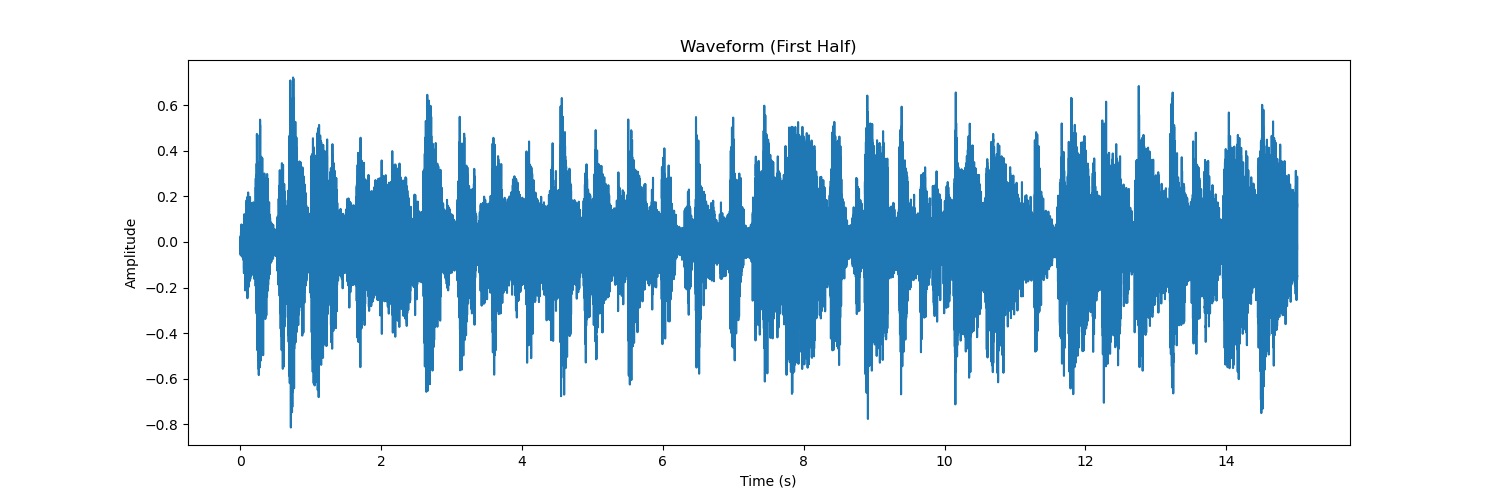
#> input picture src/edited_example.png, 1500 x 500 px, given in place of video.mp4, which was not available
$ python main1.py
#> lines starting #> are read from the running program, lines starting #| are printed output that depends on the picture; pictures that were not available may be replaced by others from this repository, and a replacement may not be noted
# =================================================================
# 1. 라이브러리 설치 및 설정
# =================================================================

# 필요한 라이브러리 설치
# pip install opencv-python numpy
# cd data_video
import cv2
import numpy as np
import os
import glob
import math # math.gcd 함수를 사용하여 비율을 계산할 때 사용 가능 (선택 사항)

# --- 사용자 설정 영역 ---
INPUT_VIDEO_PATH = '/Users/heoyeonbeom/Documents/GitHub/practice/video/data_video/video.mp4'         # 처리할 원본 동영상 파일 경로
PROCESSED_DIR = 'standardized_frames_16x9'    # 표준화된 프레임을 저장할 디렉토리명
TARGET_ASPECT_RATIO = (16, 9)                   # 목표 비율
TARGET_SIZE = (320, 180)                        # 16:9 비율을 유지하는 크기 (320 / 16 = 20, 180 / 9 = 20)
SEQUENCE_LENGTH = 30                        # 모델 입력으로 사용할 연속된 프레임의 개수
FRAME_INTERVAL = 5                          # 5 프레임마다 하나씩 추출 (샘플링)
# --- 표준화 설정 ---
CLIP_LIMIT = 2.0                            # CLAHE 대비 제한 값
TILE_GRID_SIZE = (8, 8)                     # CLAHE 처리 영역 크기
# -------------------------


# =================================================================
# 2. 영상 표준화, 프레임 추출, 저장
# =================================================================

def standardize_and_extract_frames(video_path, output_dir, target_size, interval, clip_limit, tile_grid_size):
    """
    동영상을 읽어 해상도(16:9), 밝기/대비, 색감 표준화하여 프레임을 저장
    """
#> called with output_dir = 'standardized_frames_16x9', target_size = (320, 180), interval = 5, clip_limit = 2, tile_grid_size = (8, 8)
    cap = cv2.VideoCapture(video_path)
    if not cap.isOpened():
        print(f"Error: Could not open video file {video_path}")
        return 0

    os.makedirs(output_dir, exist_ok=True)
    frame_num = 0
    saved_count = 0

    # CLAHE 객체 생성 (밝기/대비 균일화 도구)
    clahe = cv2.createCLAHE(clipLimit=clip_limit, tileGridSize=tile_grid_size)

    print("--- 1단계: 영상 표준화 및 프레임 추출 시작 (16:9 비율 적용) ---")

    while cap.isOpened():
        ret, frame = cap.read()
#> frame is the input picture: shape (500, 1500, 3); mean B, G, R 237.1, 224, 205
        if not ret: break

        if frame_num % interval == 0:

            # 1. 해상도 맞추기 (크기 조정 Resizing)
            # 프레임을 TARGET_SIZE (320x180)으로 조정합니다.
            resized_frame = cv2.resize(frame, target_size, interpolation=cv2.INTER_AREA)
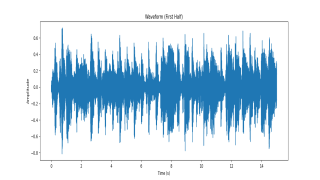
#> resized_frame: shape (180, 320, 3); mean B, G, R 237.1, 224, 205

            # 2. 밝기 및 대비 균일화 (CLAHE 적용)
            # 2-1. BGR->LAB 변환 (밝기(L) 채널 분리)
            lab = cv2.cvtColor(resized_frame, cv2.COLOR_BGR2LAB)
#> lab: shape (180, 320, 3); mean of channels 0, 1, 2 224.8, 126.9, 119.6
            l, a, b = cv2.split(lab)
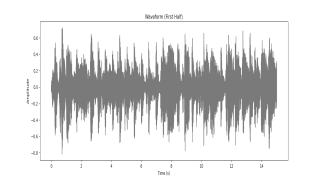
#> l: shape (180, 320); min 111, max 255, mean 224.8
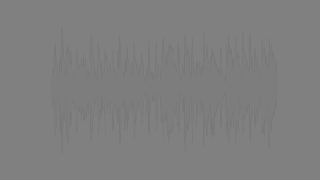
#> a: shape (180, 320); min 120, max 128, mean 126.9
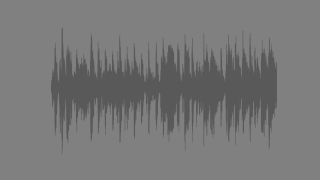
#> b: shape (180, 320); min 89, max 128, mean 119.6

            # 2-2. L 채널에 CLAHE 적용
            cl = clahe.apply(l)
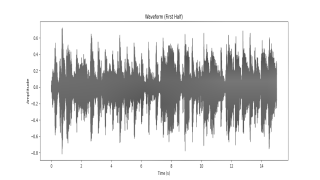
#> cl: shape (180, 320); min 82, max 255, mean 221

            # 2-3. L 채널을 다시 합치고 LAB->BGR로 복원
            limg = cv2.merge((cl, a, b))
#> limg: shape (180, 320, 3); mean of channels 0, 1, 2 221, 126.9, 119.6
            contrast_enhanced_frame = cv2.cvtColor(limg, cv2.COLOR_LAB2BGR)
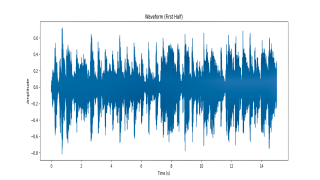
#> contrast_enhanced_frame: shape (180, 320, 3); mean B, G, R 232.9, 220.2, 199.2

            # 3. 색감 정규화 (Normalization)
            # 모든 픽셀 값을 0.0-1.0 범위로 변환합니다.
            normalized_frame = contrast_enhanced_frame.astype(np.float32) / 255.0

            # --- 저장용: 0-255 범위로 다시 변환 ---
            frame_to_save = (normalized_frame * 255).astype(np.uint8)

            # 4. 프레임 파일로 저장
            frame_filename = os.path.join(output_dir, f'frame_{frame_num:06d}.jpg')
            cv2.imwrite(frame_filename, frame_to_save)

            saved_count += 1

        frame_num += 1

    cap.release()
    print(f"1단계 완료: 총 {frame_num} 프레임 중 {saved_count}개 표준화된 프레임이 저장됨.")
    return saved_count


# =================================================================
# 3. 저장된 프레임들을 시퀀스 데이터셋으로 구성 및 저장
# =================================================================

def create_sequences(frame_directory, sequence_length):
    """
    저장된 개별 프레임들을 불러와 시퀀스 배열(Numpy)로 구성
    """
    frame_files = sorted(glob.glob(os.path.join(frame_directory, '*.jpg')))

    if len(frame_files) < sequence_length:
        print("경고: 시퀀스 구성에 필요한 프레임 수가 부족합니다.")
        return np.array([])

    all_frames = []

    # 3-1. 저장된 모든 프레임 불러오기
    for file_path in frame_files:
        # BGR(컬러) 이미지로 읽음
        frame = cv2.imread(file_path, cv2.IMREAD_COLOR)

        # 0-1 범위로 재변환 (저장된 파일이 0-255였기 때문에)
        frame = frame.astype(np.float32) / 255.0

        all_frames.append(frame)

    all_frames = np.array(all_frames)

    # 3-2. 시퀀스 생성 (오버랩 없음)
    sequences = []
    num_sequences = len(all_frames) // sequence_length

    for i in range(num_sequences):
        start_idx = i * sequence_length
        end_idx = start_idx + sequence_length

        sequence = all_frames[start_idx:end_idx]
        sequences.append(sequence)

    return np.array(sequences)


# =================================================================
# 4. 전체 실행 로직
# =================================================================

# 1단계 실행
saved_frames_count = standardize_and_extract_frames(
    INPUT_VIDEO_PATH,
    PROCESSED_DIR,
    TARGET_SIZE,
    FRAME_INTERVAL,
    CLIP_LIMIT,
    TILE_GRID_SIZE
)

if saved_frames_count > 0:
    print("--- 2단계: 시퀀스 데이터셋 구성 및 저장 시작 ---")

    # 2단계 실행
    video_dataset = create_sequences(
        frame_directory=PROCESSED_DIR,
        sequence_length=SEQUENCE_LENGTH
    )

    # 결과 확인 및 저장
    if video_dataset.size > 0:
        print("\n--- 💾 최종 데이터셋 구성 완료 ---")
        # 최종 배열 형태: (시퀀스 개수, 시퀀스 길이, 높이, 너비, 채널)
        print(f"데이터셋 형태 (Shape): {video_dataset.shape}")

        output_filename = 'video_dataset_16x9.npy'
        np.save(output_filename, video_dataset)
        print(f"최종 데이터셋이 '{output_filename}' 파일로 저장되었습니다.")

$ run again, on src/spectrogram.png
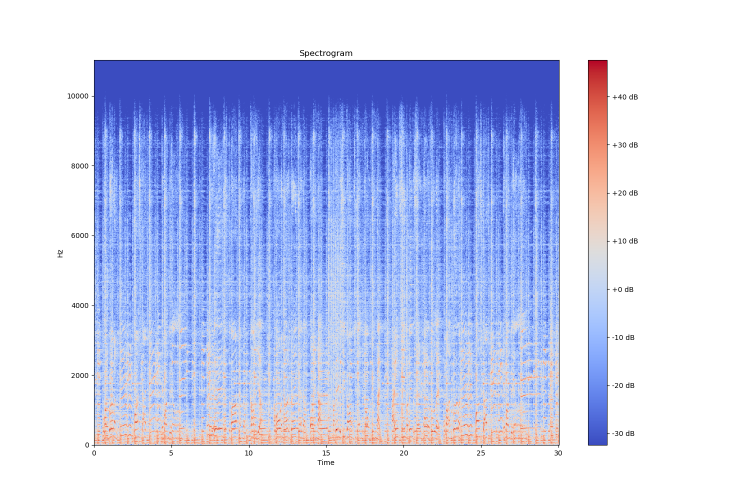
#> input picture src/spectrogram.png, 1500 x 1000 px, given in place of video.mp4, which was not available (shown at 1/2 size)
#> in standardize_and_extract_frames, frame is the input picture: shape (1000, 1500, 3); mean B, G, R 240.1, 207.7, 199
#> lab: shape (180, 320, 3); mean of channels 0, 1, 2 213.2, 134, 110.8
#> in standardize_and_extract_frames, `l, a, b = cv2.split(lab)`:
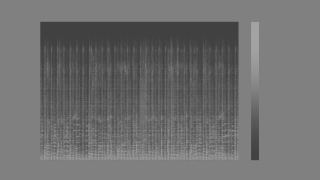
#> b: shape (180, 320); min 65, max 164, mean 110.8
#> limg: shape (180, 320, 3); mean of channels 0, 1, 2 209.1, 134, 110.8
#> in standardize_and_extract_frames, `contrast_enhanced_frame = cv2.cvtColor(limg, cv2.COLOR_LAB2BGR)`:
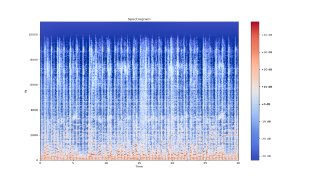
#> contrast_enhanced_frame: shape (180, 320, 3); mean B, G, R 235, 203.8, 193.5
